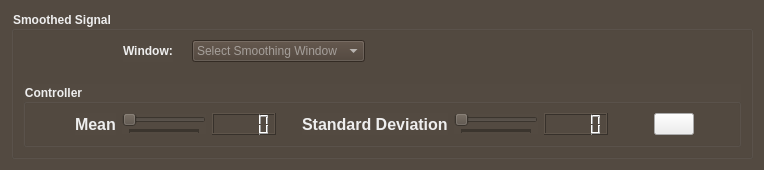
      <widget class="QWidget" name="smootherTab">
       <property name="styleSheet">
        <string notr="true">gridline-color: rgb(66, 111, 111);
selection-background-color: rgb(83, 74, 65);
background-color: rgb(83, 74, 65);
color: rgb(66, 111, 111);</string>
       </property>
       <attribute name="icon">
        <iconset>
         <normaloff>../../hp/hp/.designer/backup/video-editing.png</normaloff>../../hp/hp/.designer/backup/video-editing.png</iconset>
       </attribute>
       <attribute name="title">
        <string>Smoothing Window</string>
       </attribute>
       <layout class="QGridLayout" name="gridLayout_2">
        <item row="0" column="0">
         <widget class="QGroupBox" name="smootherGroupBox">
          <property name="font">
           <font>
            <bold>true</bold>
           </font>
          </property>
          <property name="styleSheet">
           <string notr="true">color: rgb(238, 238, 238);</string>
          </property>
          <property name="title">
           <string>Smoothed Signal</string>
          </property>
          <layout class="QGridLayout" name="gridLayout_8">
           <item row="3" column="0">
            <widget class="QGroupBox" name="smoothingControllerComboBox">
             <property name="maximumSize">
              <size>
               <width>16777215</width>
               <height>100</height>
              </size>
             </property>
             <property name="font">
              <font>
               <bold>true</bold>
              </font>
             </property>
             <property name="title">
              <string>Controller</string>
             </property>
             <layout class="QGridLayout" name="gridLayout_6">
              <item row="0" column="0">
               <layout class="QHBoxLayout" name="horizontalLayout_4">
                <item>
                 <spacer name="horizontalSpacer_8">
                  <property name="orientation">
                   <enum>Qt::Horizontal</enum>
                  </property>
                  <property name="sizeType">
                   <enum>QSizePolicy::Preferred</enum>
                  </property>
                  <property name="sizeHint" stdset="0">
                   <size>
                    <width>40</width>
                    <height>20</height>
                   </size>
                  </property>
                 </spacer>
                </item>
                <item>
                 <layout class="QHBoxLayout" name="horizontalLayout_11">
                  <item>
                   <widget class="QLabel" name="meanLabel">
                    <property name="font">
                     <font>
                      <pointsize>12</pointsize>
                      <italic>false</italic>
                      <bold>true</bold>
                      <strikeout>false</strikeout>
                     </font>
                    </property>
                    <property name="styleSheet">
                     <string notr="true">color: rgb(238, 238, 238);</string>
                    </property>
                    <property name="text">
                     <string>Mean</string>
                    </property>
                   </widget>
                  </item>
                  <item>
                   <widget class="QSlider" name="meanSlider">
                    <property name="font">
                     <font>
                      <kerning>true</kerning>
                     </font>
                    </property>
                    <property name="cursor">
                     <cursorShape>ClosedHandCursor</cursorShape>
                    </property>
                    <property name="mouseTracking">
                     <bool>true</bool>
                    </property>
                    <property name="tabletTracking">
                     <bool>false</bool>
                    </property>
                    <property name="acceptDrops">
                     <bool>false</bool>
                    </property>
                    <property name="autoFillBackground">
                     <bool>false</bool>
                    </property>
                    <property name="inputMethodHints">
                     <set>Qt::ImhDigitsOnly</set>
                    </property>
                    <property name="orientation">
                     <enum>Qt::Horizontal</enum>
                    </property>
                    <property name="invertedAppearance">
                     <bool>false</bool>
                    </property>
                    <property name="invertedControls">
                     <bool>false</bool>
                    </property>
                    <property name="tickPosition">
                     <enum>QSlider::TicksBelow</enum>
                    </property>
                    <property name="tickInterval">
                     <number>1</number>
                    </property>
                   </widget>
                  </item>
                  <item>
                   <widget class="QLCDNumber" name="meanLCD">
                    <property name="sizePolicy">
                     <sizepolicy hsizetype="Minimum" vsizetype="Preferred">
                      <horstretch>0</horstretch>
                      <verstretch>0</verstretch>
                     </sizepolicy>
                    </property>
                    <property name="maximumSize">
                     <size>
                      <width>16777215</width>
                      <height>30</height>
                     </size>
                    </property>
                   </widget>
                  </item>
                  <item>
                   <spacer name="horizontalSpacer_2">
                    <property name="orientation">
                     <enum>Qt::Horizontal</enum>
                    </property>
                    <property name="sizeType">
                     <enum>QSizePolicy::Preferred</enum>
                    </property>
                    <property name="sizeHint" stdset="0">
                     <size>
                      <width>20</width>
                      <height>20</height>
                     </size>
                    </property>
                   </spacer>
                  </item>
                 </layout>
                </item>
                <item>
                 <layout class="QHBoxLayout" name="horizontalLayout_13">
                  <item>
                   <widget class="QLabel" name="stdLabel">
                    <property name="font">
                     <font>
                      <pointsize>12</pointsize>
                      <italic>false</italic>
                      <bold>true</bold>
                      <strikeout>false</strikeout>
                     </font>
                    </property>
                    <property name="styleSheet">
                     <string notr="true">color: rgb(238, 238, 238);</string>
                    </property>
                    <property name="text">
                     <string>Standard Deviation</string>
                    </property>
                   </widget>
                  </item>
                  <item>
                   <widget class="QSlider" name="standardDeviationSlider">
                    <property name="font">
                     <font>
                      <kerning>true</kerning>
                     </font>
                    </property>
                    <property name="cursor">
                     <cursorShape>ClosedHandCursor</cursorShape>
                    </property>
                    <property name="mouseTracking">
                     <bool>true</bool>
                    </property>
                    <property name="tabletTracking">
                     <bool>false</bool>
                    </property>
                    <property name="acceptDrops">
                     <bool>false</bool>
                    </property>
                    <property name="autoFillBackground">
                     <bool>false</bool>
                    </property>
                    <property name="inputMethodHints">
                     <set>Qt::ImhDigitsOnly</set>
                    </property>
                    <property name="orientation">
                     <enum>Qt::Horizontal</enum>
                    </property>
                    <property name="invertedAppearance">
                     <bool>false</bool>
                    </property>
                    <property name="invertedControls">
                     <bool>false</bool>
                    </property>
                    <property name="tickPosition">
                     <enum>QSlider::TicksBelow</enum>
                    </property>
                    <property name="tickInterval">
                     <number>1</number>
                    </property>
                   </widget>
                  </item>
                  <item>
                   <widget class="QLCDNumber" name="standardDeviationLCD">
                    <property name="sizePolicy">
                     <sizepolicy hsizetype="Minimum" vsizetype="Preferred">
                      <horstretch>0</horstretch>
                      <verstretch>0</verstretch>
                     </sizepolicy>
                    </property>
                    <property name="maximumSize">
                     <size>
                      <width>16777215</width>
                      <height>30</height>
                     </size>
                    </property>
                   </widget>
                  </item>
                 </layout>
                </item>
                <item>
                 <spacer name="horizontalSpacer">
                  <property name="orientation">
                   <enum>Qt::Horizontal</enum>
                  </property>
                  <property name="sizeType">
                   <enum>QSizePolicy::Preferred</enum>
                  </property>
                  <property name="sizeHint" stdset="0">
                   <size>
                    <width>40</width>
                    <height>20</height>
                   </size>
                  </property>
                 </spacer>
                </item>
                <item>
                 <widget class="QPushButton" name="confirmButton">
                  <property name="sizePolicy">
                   <sizepolicy hsizetype="Fixed" vsizetype="Fixed">
                    <horstretch>0</horstretch>
                    <verstretch>0</verstretch>
                   </sizepolicy>
                  </property>
                  <property name="maximumSize">
                   <size>
                    <width>50</width>
                    <height>16777215</height>
                   </size>
                  </property>
                  <property name="font">
                   <font>
                    <bold>false</bold>
                   </font>
                  </property>
                  <property name="cursor">
                   <cursorShape>PointingHandCursor</cursorShape>
                  </property>
                  <property name="toolTip">
                   <string>&lt;html&gt;&lt;head/&gt;&lt;body&gt;&lt;p&gt;&lt;span style=&quot; font-size:7pt; color:#000000;&quot;&gt;Confirm changes&lt;/span&gt;&lt;/p&gt;&lt;/body&gt;&lt;/html&gt;</string>
                  </property>
                  <property name="styleSheet">
                   <string notr="true">background-color: rgb(238, 238, 238);</string>
                  </property>
                  <property name="text">
                   <string/>
                  </property>
                  <property name="icon">
                   <iconset>
                    <normaloff>../../hp/hp/.designer/backup/eraser.png</normaloff>../../hp/hp/.designer/backup/eraser.png</iconset>
                  </property>
                 </widget>
                </item>
                <item>
                 <spacer name="horizontalSpacer_4">
                  <property name="orientation">
                   <enum>Qt::Horizontal</enum>
                  </property>
                  <property name="sizeType">
                   <enum>QSizePolicy::Preferred</enum>
                  </property>
                  <property name="sizeHint" stdset="0">
                   <size>
                    <width>35</width>
                    <height>20</height>
                   </size>
                  </property>
                 </spacer>
                </item>
               </layout>
              </item>
             </layout>
            </widget>
           </item>
           <item row="2" column="0">
            <layout class="QVBoxLayout" name="smoothingLayout">
             <item>
              <widget class="QWidget" name="smoothedSignalWidget" native="true">
               <property name="styleSheet">
                <string notr="true">background-color:rgb(4, 4, 4)</string>
               </property>
              </widget>
             </item>
            </layout>
           </item>
           <item row="0" column="0">
            <layout class="QHBoxLayout" name="horizontalLayout_9">
             <item>
              <spacer name="horizontalSpacer_18">
               <property name="orientation">
                <enum>Qt::Horizontal</enum>
               </property>
               <property name="sizeType">
                <enum>QSizePolicy::Preferred</enum>
               </property>
               <property name="sizeHint" stdset="0">
                <size>
                 <width>100</width>
                 <height>20</height>
                </size>
               </property>
              </spacer>
             </item>
             <item>
              <widget class="QLabel" name="windowLabel">
               <property name="font">
                <font>
                 <bold>true</bold>
                </font>
               </property>
               <property name="text">
                <string>Window:</string>
               </property>
              </widget>
             </item>
             <item>
              <spacer name="horizontalSpacer_19">
               <property name="orientation">
                <enum>Qt::Horizontal</enum>
               </property>
               <property name="sizeType">
                <enum>QSizePolicy::Preferred</enum>
               </property>
               <property name="sizeHint" stdset="0">
                <size>
                 <width>13</width>
                 <height>20</height>
                </size>
               </property>
              </spacer>
             </item>
             <item>
              <widget class="QComboBox" name="smootherComboBox">
               <property name="sizePolicy">
                <sizepolicy hsizetype="Preferred" vsizetype="Fixed">
                 <horstretch>0</horstretch>
                 <verstretch>0</verstretch>
                </sizepolicy>
               </property>
               <property name="maximumSize">
                <size>
                 <width>200</width>
                 <height>25</height>
                </size>
               </property>
               <property name="sizeIncrement">
                <size>
                 <width>20</width>
                 <height>0</height>
                </size>
               </property>
               <property name="baseSize">
                <size>
                 <width>20</width>
                 <height>0</height>
                </size>
               </property>
               <property name="font">
                <font>
                 <bold>false</bold>
                </font>
               </property>
               <property name="cursor">
                <cursorShape>PointingHandCursor</cursorShape>
               </property>
               <property name="whatsThis">
                <string/>
               </property>
               <property name="autoFillBackground">
                <bool>false</bool>
               </property>
               <property name="styleSheet">
                <string notr="true">background-color: rgb(72, 60, 50);
selection-background-color: rgb(72, 60, 50);</string>
               </property>
               <property name="editable">
                <bool>false</bool>
               </property>
               <property name="currentIndex">
                <number>-1</number>
               </property>
               <property name="sizeAdjustPolicy">
                <enum>QComboBox::AdjustToContents</enum>
               </property>
               <property name="placeholderText">
                <string>Select Smoothing Window</string>
               </property>
               <property name="frame">
                <bool>true</bool>
               </property>
               <item>
                <property name="text">
                 <string>Rectangle</string>
                </property>
               </item>
               <item>
                <property name="text">
                 <string>Hamming</string>
                </property>
               </item>
               <item>
                <property name="text">
                 <string>Hanning</string>
                </property>
               </item>
               <item>
                <property name="text">
                 <string>Gaussian</string>
                </property>
               </item>
              </widget>
             </item>
             <item>
              <spacer name="horizontalSpacer_30">
               <property name="orientation">
                <enum>Qt::Horizontal</enum>
               </property>
               <property name="sizeHint" stdset="0">
                <size>
                 <width>50</width>
                 <height>20</height>
                </size>
               </property>
              </spacer>
             </item>
             <item>
              <spacer name="horizontalSpacer_31">
               <property name="orientation">
                <enum>Qt::Horizontal</enum>
               </property>
               <property name="sizeType">
                <enum>QSizePolicy::Expanding</enum>
               </property>
               <property name="sizeHint" stdset="0">
                <size>
                 <width>178</width>
                 <height>20</height>
                </size>
               </property>
              </spacer>
             </item>
             <item>
              <spacer name="horizontalSpacer_32">
               <property name="orientation">
                <enum>Qt::Horizontal</enum>
               </property>
               <property name="sizeType">
                <enum>QSizePolicy::Preferred</enum>
               </property>
               <property name="sizeHint" stdset="0">
                <size>
                 <width>15</width>
                 <height>20</height>
                </size>
               </property>
              </spacer>
             </item>
            </layout>
           </item>
           <item row="1" column="0">
            <spacer name="verticalSpacer">
             <property name="orientation">
              <enum>Qt::Vertical</enum>
             </property>
             <property name="sizeType">
              <enum>QSizePolicy::Preferred</enum>
             </property>
             <property name="sizeHint" stdset="0">
              <size>
               <width>20</width>
               <height>10</height>
              </size>
             </property>
            </spacer>
           </item>
          </layout>
         </widget>
        </item>
       </layout>
      </widget>
